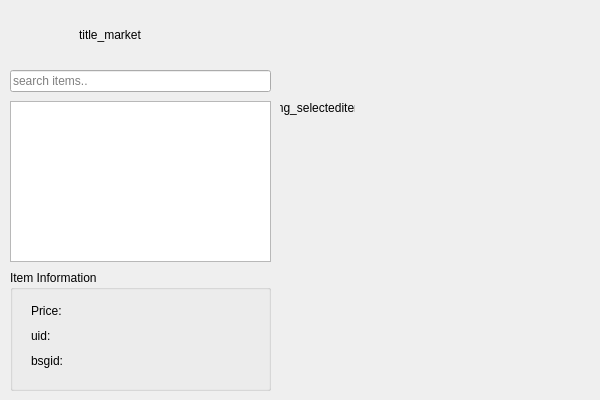
<?xml version="1.0" encoding="UTF-8"?>
<ui version="4.0">
 <class>appClass</class>
 <widget class="QMainWindow" name="appClass">
  <property name="geometry">
   <rect>
    <x>0</x>
    <y>0</y>
    <width>600</width>
    <height>400</height>
   </rect>
  </property>
  <property name="windowTitle">
   <string>app</string>
  </property>
  <widget class="QWidget" name="centralWidget">
   <widget class="QLabel" name="title_market">
    <property name="geometry">
     <rect>
      <x>10</x>
      <y>10</y>
      <width>200</width>
      <height>50</height>
     </rect>
    </property>
    <property name="autoFillBackground">
     <bool>true</bool>
    </property>
    <property name="text">
     <string>title_market</string>
    </property>
    <property name="alignment">
     <set>Qt::AlignCenter</set>
    </property>
   </widget>
   <widget class="QListWidget" name="listWidget">
    <property name="geometry">
     <rect>
      <x>10</x>
      <y>101</y>
      <width>261</width>
      <height>161</height>
     </rect>
    </property>
   </widget>
   <widget class="QGroupBox" name="grp_iteminfo">
    <property name="geometry">
     <rect>
      <x>10</x>
      <y>270</y>
      <width>261</width>
      <height>121</height>
     </rect>
    </property>
    <property name="title">
     <string>Item Information</string>
    </property>
    <widget class="QWidget" name="verticalLayoutWidget">
     <property name="geometry">
      <rect>
       <x>10</x>
       <y>20</y>
       <width>241</width>
       <height>91</height>
      </rect>
     </property>
     <layout class="QVBoxLayout" name="verticalLayout">
      <item>
       <widget class="QLabel" name="iteminfo_price">
        <property name="text">
         <string>Price:</string>
        </property>
       </widget>
      </item>
      <item>
       <widget class="QLabel" name="iteminfo_uid">
        <property name="text">
         <string>uid: </string>
        </property>
       </widget>
      </item>
      <item>
       <widget class="QLabel" name="iteminfo_bsgid">
        <property name="text">
         <string>bsgid: </string>
        </property>
       </widget>
      </item>
     </layout>
    </widget>
   </widget>
   <widget class="QLabel" name="img_selecteditem">
    <property name="geometry">
     <rect>
      <x>280</x>
      <y>70</y>
      <width>75</width>
      <height>75</height>
     </rect>
    </property>
    <property name="text">
     <string>img_selecteditem</string>
    </property>
    <property name="alignment">
     <set>Qt::AlignCenter</set>
    </property>
   </widget>
   <widget class="QLineEdit" name="lineEdit">
    <property name="geometry">
     <rect>
      <x>10</x>
      <y>70</y>
      <width>261</width>
      <height>22</height>
     </rect>
    </property>
    <property name="placeholderText">
     <string>search items..</string>
    </property>
   </widget>
  </widget>
 </widget>
 <layoutdefault spacing="6" margin="11"/>
 <resources>
  <include location="app.qrc"/>
 </resources>
 <connections/>
</ui>
